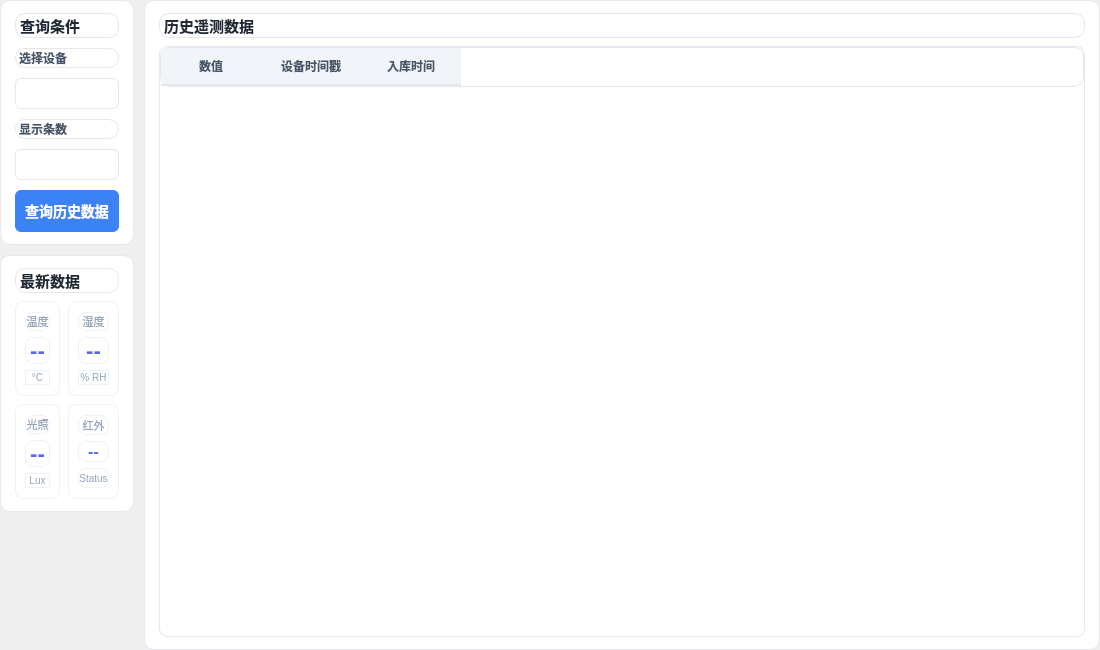
<?xml version="1.0" encoding="UTF-8"?>
<ui version="4.0">
 <class>HistoryWidget</class>
 <widget class="QWidget" name="HistoryWidget">
  <property name="geometry">
   <rect><x>0</x><y>0</y><width>1100</width><height>650</height></rect>
  </property>
  <layout class="QHBoxLayout" name="historyGrid">
   <property name="spacing"><number>10</number></property>
   <property name="leftMargin"><number>0</number></property>
   <property name="topMargin"><number>0</number></property>
   <property name="rightMargin"><number>0</number></property>
   <property name="bottomMargin"><number>0</number></property>

   <!-- ========== 左列 (22%) ========== -->
   <item>
    <layout class="QVBoxLayout" name="leftCol">
     <property name="spacing"><number>10</number></property>

     <!-- 查询条件卡片 -->
     <item>
      <widget class="QFrame" name="queryCard">
       <property name="styleSheet"><string>QFrame{background:white; border-radius:10px; border:1px solid #e5e7eb;}</string></property>
       <layout class="QVBoxLayout" name="queryCardLay">
        <property name="spacing"><number>10</number></property>
        <property name="leftMargin"><number>14</number></property>
        <property name="topMargin"><number>12</number></property>
        <property name="rightMargin"><number>14</number></property>
        <property name="bottomMargin"><number>12</number></property>
        <item>
         <widget class="QLabel" name="labelQueryTitle">
          <property name="text"><string>查询条件</string></property>
          <property name="styleSheet"><string>font-size:15px; font-weight:700; color:#1f2937;</string></property>
         </widget>
        </item>
        <item>
         <widget class="QLabel" name="labelDevice"><property name="text"><string>选择设备</string></property><property name="styleSheet"><string>font-size:12px; font-weight:600; color:#475569;</string></property></widget>
        </item>
        <item>
         <widget class="QComboBox" name="comboDevice">
          <property name="styleSheet"><string>QComboBox{padding:6px 8px;border:1px solid #e2e8f0;border-radius:6px;font-size:13px;background:white;} QComboBox:hover{border-color:#5c67f2;} QComboBox::drop-down{border:none;width:24px;}</string></property>
         </widget>
        </item>
        <item>
         <widget class="QLabel" name="labelLimit"><property name="text"><string>显示条数</string></property><property name="styleSheet"><string>font-size:12px; font-weight:600; color:#475569;</string></property></widget>
        </item>
        <item>
         <widget class="QComboBox" name="comboLimit">
          <property name="styleSheet"><string>QComboBox{padding:6px 8px;border:1px solid #e2e8f0;border-radius:6px;font-size:13px;background:white;} QComboBox:hover{border-color:#5c67f2;} QComboBox::drop-down{border:none;width:24px;}</string></property>
         </widget>
        </item>
        <item>
         <widget class="QPushButton" name="btnQuery">
          <property name="text"><string>查询历史数据</string></property>
          <property name="styleSheet"><string>QPushButton{background:#3b82f6;color:white;border:none;border-radius:6px;padding:10px;font-weight:600;font-size:14px;} QPushButton:hover{background:#2563eb;}</string></property>
         </widget>
        </item>
       </layout>
      </widget>
     </item>

     <!-- 最新数据卡片 -->
     <item>
      <widget class="QFrame" name="statsCard">
       <property name="styleSheet"><string>QFrame{background:white; border-radius:10px; border:1px solid #e5e7eb;}</string></property>
       <layout class="QVBoxLayout" name="statsCardLay">
        <property name="spacing"><number>8</number></property>
        <property name="leftMargin"><number>14</number></property>
        <property name="topMargin"><number>12</number></property>
        <property name="rightMargin"><number>14</number></property>
        <property name="bottomMargin"><number>12</number></property>
        <item>
         <widget class="QLabel" name="labelStatsTitle">
          <property name="text"><string>最新数据</string></property>
          <property name="styleSheet"><string>font-size:15px; font-weight:700; color:#1f2937;</string></property>
         </widget>
        </item>
        <item>
         <layout class="QGridLayout" name="statGrid">
          <property name="spacing"><number>8</number></property>
          <item row="0" column="0">
           <widget class="QFrame" name="statCardTemp">
            <property name="styleSheet"><string>QFrame{background:white; border:1px solid #edf2f7; border-radius:8px;}</string></property>
            <layout class="QVBoxLayout" name="statTempLay">
             <property name="topMargin"><number>10</number></property><property name="bottomMargin"><number>10</number></property>
             <item><widget class="QLabel" name="statLabelTemp"><property name="text"><string>温度</string></property><property name="alignment"><set>Qt::AlignCenter</set></property><property name="styleSheet"><string>font-size:11px; color:#94a3b8;</string></property></widget></item>
             <item><widget class="QLabel" name="statTemp"><property name="text"><string>--</string></property><property name="alignment"><set>Qt::AlignCenter</set></property><property name="styleSheet"><string>font-size:22px; font-weight:800; color:#5c67f2;</string></property></widget></item>
             <item><widget class="QLabel" name="statUnitTemp"><property name="text"><string>°C</string></property><property name="alignment"><set>Qt::AlignCenter</set></property><property name="styleSheet"><string>font-size:10px; color:#94a3b8;</string></property></widget></item>
            </layout>
           </widget>
          </item>
          <item row="0" column="1">
           <widget class="QFrame" name="statCardHumi">
            <property name="styleSheet"><string>QFrame{background:white; border:1px solid #edf2f7; border-radius:8px;}</string></property>
            <layout class="QVBoxLayout" name="statHumiLay">
             <property name="topMargin"><number>10</number></property><property name="bottomMargin"><number>10</number></property>
             <item><widget class="QLabel" name="statLabelHumi"><property name="text"><string>湿度</string></property><property name="alignment"><set>Qt::AlignCenter</set></property><property name="styleSheet"><string>font-size:11px; color:#94a3b8;</string></property></widget></item>
             <item><widget class="QLabel" name="statHumi"><property name="text"><string>--</string></property><property name="alignment"><set>Qt::AlignCenter</set></property><property name="styleSheet"><string>font-size:22px; font-weight:800; color:#5c67f2;</string></property></widget></item>
             <item><widget class="QLabel" name="statUnitHumi"><property name="text"><string>% RH</string></property><property name="alignment"><set>Qt::AlignCenter</set></property><property name="styleSheet"><string>font-size:10px; color:#94a3b8;</string></property></widget></item>
            </layout>
           </widget>
          </item>
          <item row="1" column="0">
           <widget class="QFrame" name="statCardLight">
            <property name="styleSheet"><string>QFrame{background:white; border:1px solid #edf2f7; border-radius:8px;}</string></property>
            <layout class="QVBoxLayout" name="statLightLay">
             <property name="topMargin"><number>10</number></property><property name="bottomMargin"><number>10</number></property>
             <item><widget class="QLabel" name="statLabelLight"><property name="text"><string>光照</string></property><property name="alignment"><set>Qt::AlignCenter</set></property><property name="styleSheet"><string>font-size:11px; color:#94a3b8;</string></property></widget></item>
             <item><widget class="QLabel" name="statLight"><property name="text"><string>--</string></property><property name="alignment"><set>Qt::AlignCenter</set></property><property name="styleSheet"><string>font-size:22px; font-weight:800; color:#5c67f2;</string></property></widget></item>
             <item><widget class="QLabel" name="statUnitLight"><property name="text"><string>Lux</string></property><property name="alignment"><set>Qt::AlignCenter</set></property><property name="styleSheet"><string>font-size:10px; color:#94a3b8;</string></property></widget></item>
            </layout>
           </widget>
          </item>
          <item row="1" column="1">
           <widget class="QFrame" name="statCardIr">
            <property name="styleSheet"><string>QFrame{background:white; border:1px solid #edf2f7; border-radius:8px;}</string></property>
            <layout class="QVBoxLayout" name="statIrLay">
             <property name="topMargin"><number>10</number></property><property name="bottomMargin"><number>10</number></property>
             <item><widget class="QLabel" name="statLabelIr"><property name="text"><string>红外</string></property><property name="alignment"><set>Qt::AlignCenter</set></property><property name="styleSheet"><string>font-size:11px; color:#94a3b8;</string></property></widget></item>
             <item><widget class="QLabel" name="statIr"><property name="text"><string>--</string></property><property name="alignment"><set>Qt::AlignCenter</set></property><property name="styleSheet"><string>font-size:16px; font-weight:800; color:#5c67f2;</string></property></widget></item>
             <item><widget class="QLabel" name="statUnitIr"><property name="text"><string>Status</string></property><property name="alignment"><set>Qt::AlignCenter</set></property><property name="styleSheet"><string>font-size:10px; color:#94a3b8;</string></property></widget></item>
            </layout>
           </widget>
          </item>
         </layout>
        </item>
       </layout>
      </widget>
     </item>

     <item>
      <spacer name="leftStretch"><property name="orientation"><enum>Qt::Vertical</enum></property><property name="sizeHint" stdset="0"><size><width>0</width><height>0</height></size></property></spacer>
     </item>
    </layout>
   </item>

   <!-- ========== 右列：表格 ========== -->
   <item>
    <widget class="QFrame" name="tableCard">
     <property name="sizePolicy">
      <sizepolicy hsizetype="Expanding" vsizetype="Expanding">
       <horstretch>1</horstretch><verstretch>0</verstretch>
      </sizepolicy>
     </property>
     <property name="styleSheet"><string>QFrame{background:white; border-radius:10px; border:1px solid #e5e7eb;}</string></property>
     <layout class="QVBoxLayout" name="tableCardLay">
      <property name="spacing"><number>8</number></property>
      <property name="leftMargin"><number>14</number></property>
      <property name="topMargin"><number>12</number></property>
      <property name="rightMargin"><number>14</number></property>
      <property name="bottomMargin"><number>12</number></property>
      <item>
       <widget class="QLabel" name="labelTableTitle">
        <property name="text"><string>历史遥测数据</string></property>
        <property name="styleSheet"><string>font-size:15px; font-weight:700; color:#1f2937;</string></property>
       </widget>
      </item>
      <item>
       <widget class="QTableWidget" name="tableHistory">
        <property name="sizePolicy">
         <sizepolicy hsizetype="Expanding" vsizetype="Expanding">
          <horstretch>0</horstretch><verstretch>1</verstretch>
         </sizepolicy>
        </property>
        <property name="styleSheet"><string>QTableWidget{border:1px solid #e2e8f0;border-radius:8px;gridline-color:#f1f5f9;font-size:12px;} QTableWidget::item{padding:6px 10px;} QTableWidget::item:alternate{background:#fafbfc;} QHeaderView::section{background:#f1f5f9;border:none;border-bottom:2px solid #e2e8f0;padding:8px 10px;font-size:12px;font-weight:600;color:#475569;}</string></property>
        <property name="alternatingRowColors"><bool>true</bool></property>
        <property name="selectionBehavior"><enum>QAbstractItemView::SelectRows</enum></property>
        <column>
         <property name="text"><string>数值</string></property>
        </column>
        <column>
         <property name="text"><string>设备时间戳</string></property>
        </column>
        <column>
         <property name="text"><string>入库时间</string></property>
        </column>
       </widget>
      </item>
     </layout>
    </widget>
   </item>
  </layout>
 </widget>
 <resources/>
 <connections/>
</ui>
